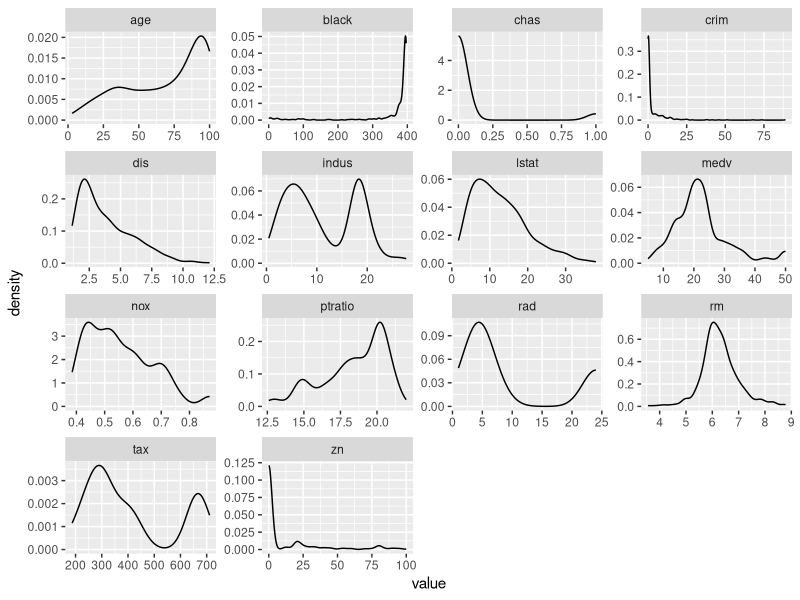
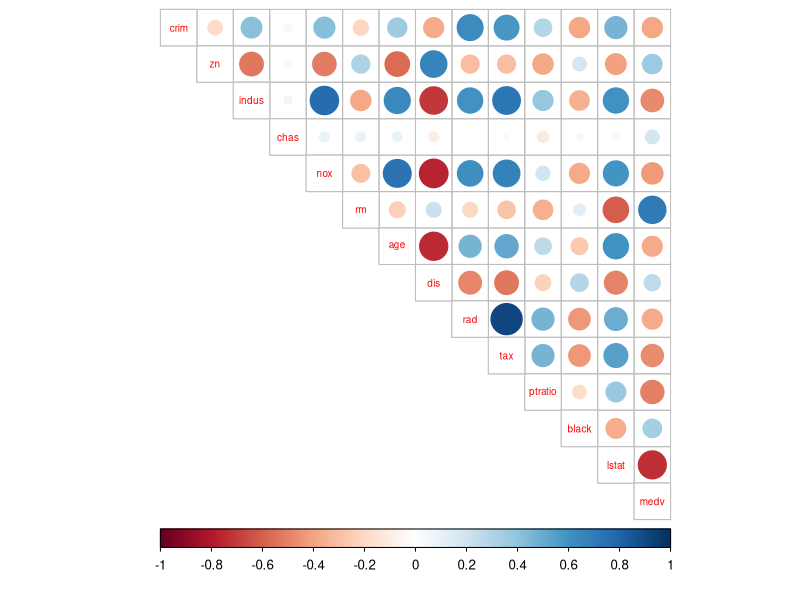
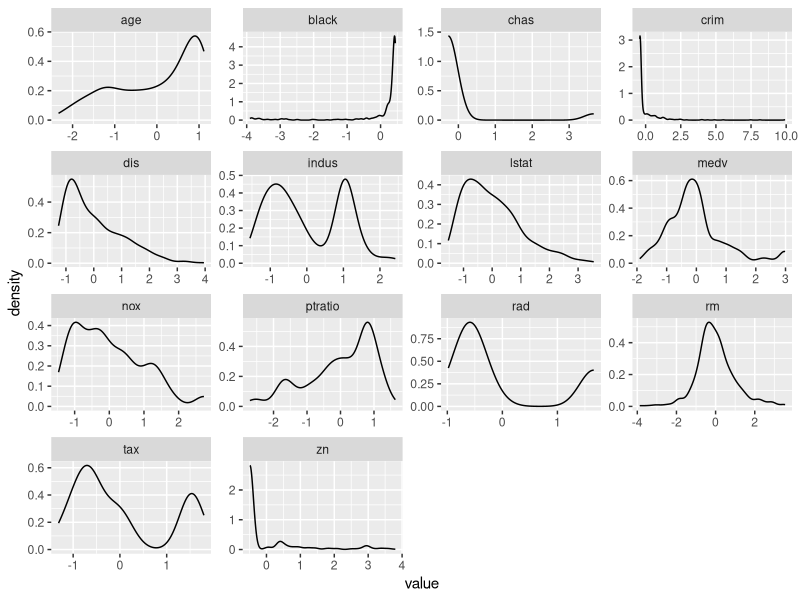
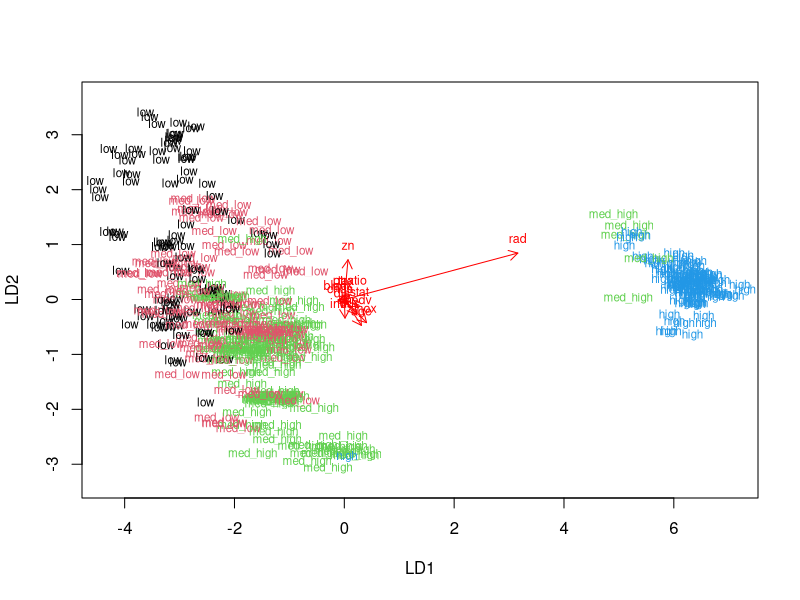
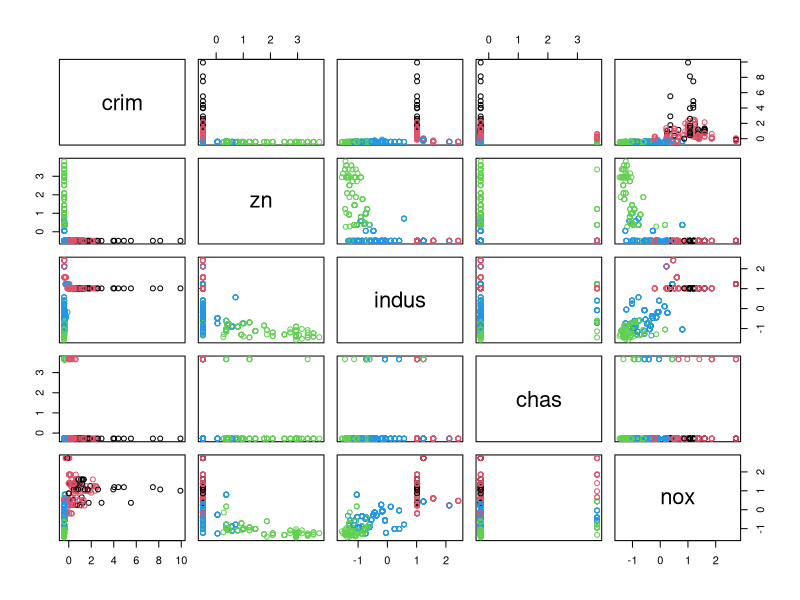
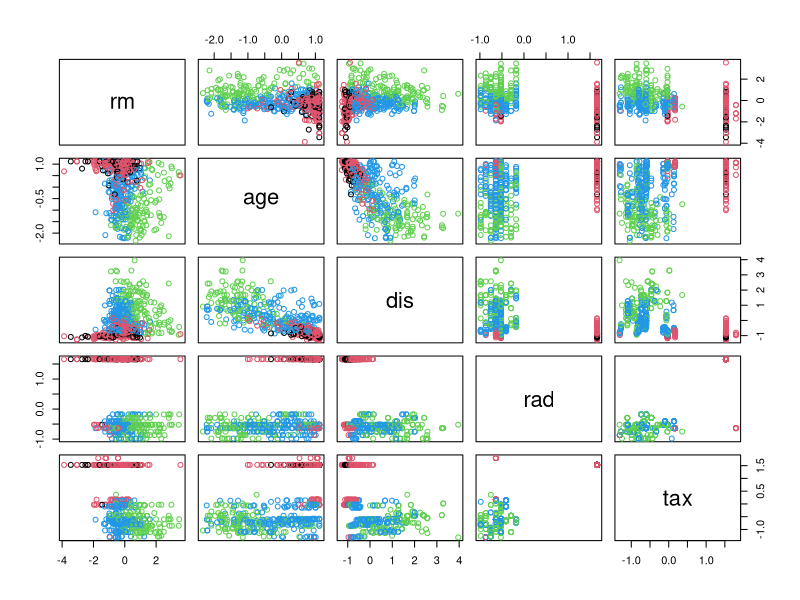
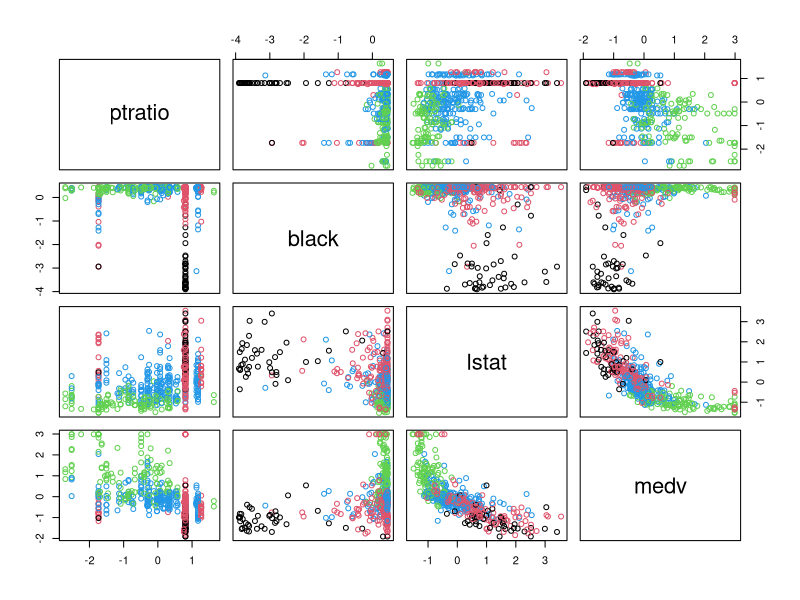
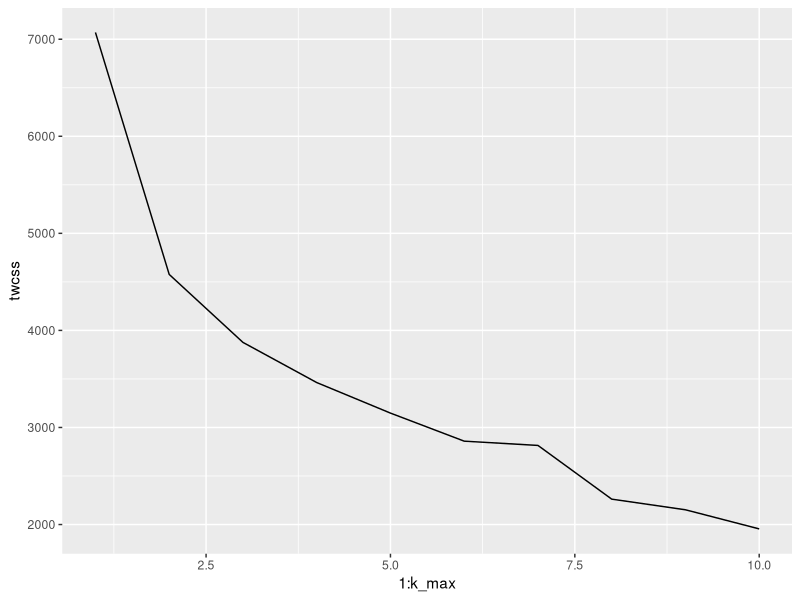

The R script that drew these images, in order:
## ---- chunk 1
date()
## ---- chunk 2

# We require the MASS package for our dataset
library(MASS)

# load the data
data("Boston")

# explore the dataset
str(Boston)

## ---- chunk 3

sum(is.na(Boston))

## ---- chunk 4
summary(Boston)
## ---- chunk 5
# draw a bar plot of each variable

# we require dplyr, tidyr and ggplot for the below code chunk compiling the kernely densities
library(dplyr)
library(tidyr)
library(ggplot2)

gather(Boston) %>% ggplot(aes(value)) + geom_density() + facet_wrap("key", scales = "free")
## ---- chunk 6

# We require the following libraries for the correlation plot
library(tidyr)
library(corrplot)

# calculate the correlation matrix and round it
cor_matrix <- Boston %>% cor() %>% round(digits=2)

# print the correlation matrix
cor_matrix

## ---- chunk 7
# visualize the correlation matrix
corrplot(cor_matrix, method="circle", type="upper", cl.pos="b", tl.pos="d", tl.cex=0.6)

## ---- chunk 8
# center and standardize variables
boston_scaled <- Boston %>% scale() %>% as.data.frame()
                          
# summaries of the scaled variables
summary(boston_scaled)

## ---- chunk 9
# draw a bar plot of each variable
gather(boston_scaled) %>% ggplot(aes(value)) + geom_density() + facet_wrap("key", scales = "free")
## ---- chunk 10

# create a quantile vector of crim and print it
bins <- quantile(boston_scaled$crim)

# create a categorical variable 'crime'
crime <- cut(boston_scaled$crim, breaks = bins, include.lowest = TRUE, labels=c("low", "med_low", "med_high", "high"))

# remove original crim from the dataset
boston_scaled <- dplyr::select(boston_scaled, -crim)

# add the new categorical value to scaled data
boston_scaled <- data.frame(boston_scaled, crime)

# look at the table of the new factor crime
table(crime)

## ---- chunk 11

# number of rows in the Boston dataset 
n <- nrow(boston_scaled)

set.seed(13)

# choose randomly 80% of the rows
ind <- sample(n,  size = n * 0.8)

# create train set
train <- boston_scaled[ind,]

# create test set 
test <- boston_scaled[-ind,]

# save the correct classes from test data
correct_classes <- test$crime

# remove the crime variable from test data
test <- dplyr::select(test, -crime)

## ---- chunk 12

set.seed(13)

# linear discriminant analysis
lda.fit <- lda(crime~., data = train)

# print the lda.fit object
lda.fit

# the function for lda biplot arrows
lda.arrows <- function(x, myscale = 1, arrow_heads = 0.1, color = "red", tex = 0.75, choices = c(1,2)){
  heads <- coef(x)
  graphics::arrows(x0 = 0, y0 = 0, 
         x1 = myscale * heads[,choices[1]], 
         y1 = myscale * heads[,choices[2]], col=color, length = arrow_heads)
  text(myscale * heads[,choices], labels = row.names(heads), 
       cex = tex, col=color, pos=3)
}

# target classes as numeric
classes <- as.numeric(train$crime)

# plot the lda results (select both lines and execute them at the same time!)
plot(lda.fit, dimen = 2, col = classes, pch = classes)
lda.arrows(lda.fit, myscale = 1)

## ---- chunk 13
# predict classes with test data
lda.pred <- predict(lda.fit, newdata = test)

# cross tabulate the results
table(correct = correct_classes, predicted = lda.pred$class)

## ---- chunk 14
# Rescale Boston dataset and retain its type as a data.frame object
Boston_scaled2<-as.data.frame(scale(Boston))

# Euclidean distance matrix
dist_eu <- dist(Boston_scaled2)

# look at the summary of the distances
summary(dist_eu)

# manhattan distance matrix
dist_man <- dist(Boston, method="manhattan")

# look at the summary of the distances
summary(dist_man)

## ---- chunk 15

# Set seed for reproducibility
set.seed(123)

# k-means clustering
km <- kmeans(Boston_scaled2, centers = 4)

# plot the Boston dataset with clusters, variables 1 to 5
pairs(Boston_scaled2[1:5], col = km$cluster)

# plot the Boston dataset with clusters, variables 6 to 10
pairs(Boston_scaled2[6:10], col = km$cluster)

# plot the Boston dataset with clusters, variables 10 to 15
pairs(Boston_scaled2[11:14], col = km$cluster)

## ---- chunk 16
# Set seed for reproducibility
set.seed(123)

# determine the number of clusters
k_max <- 10

# calculate the total within sum of squares
twcss <- sapply(1:k_max, function(k){kmeans(Boston_scaled2, k)$tot.withinss})

# visualize the results
qplot(x = 1:k_max, y = twcss, geom = 'line')

## ---- chunk 17
#set seed for reproducibility
set.seed(123)

# k-means clustering
km <- kmeans(Boston_scaled2, centers = 2)

# plot the Boston dataset with clusters, variables 1 to 5
pairs(Boston_scaled2[1:5], col = km$cluster)

# plot the Boston dataset with clusters, variables 6 to 10
pairs(Boston_scaled2[6:10], col = km$cluster)

# plot the Boston dataset with clusters, variables 10 to 15
pairs(Boston_scaled2[11:14], col = km$cluster)
